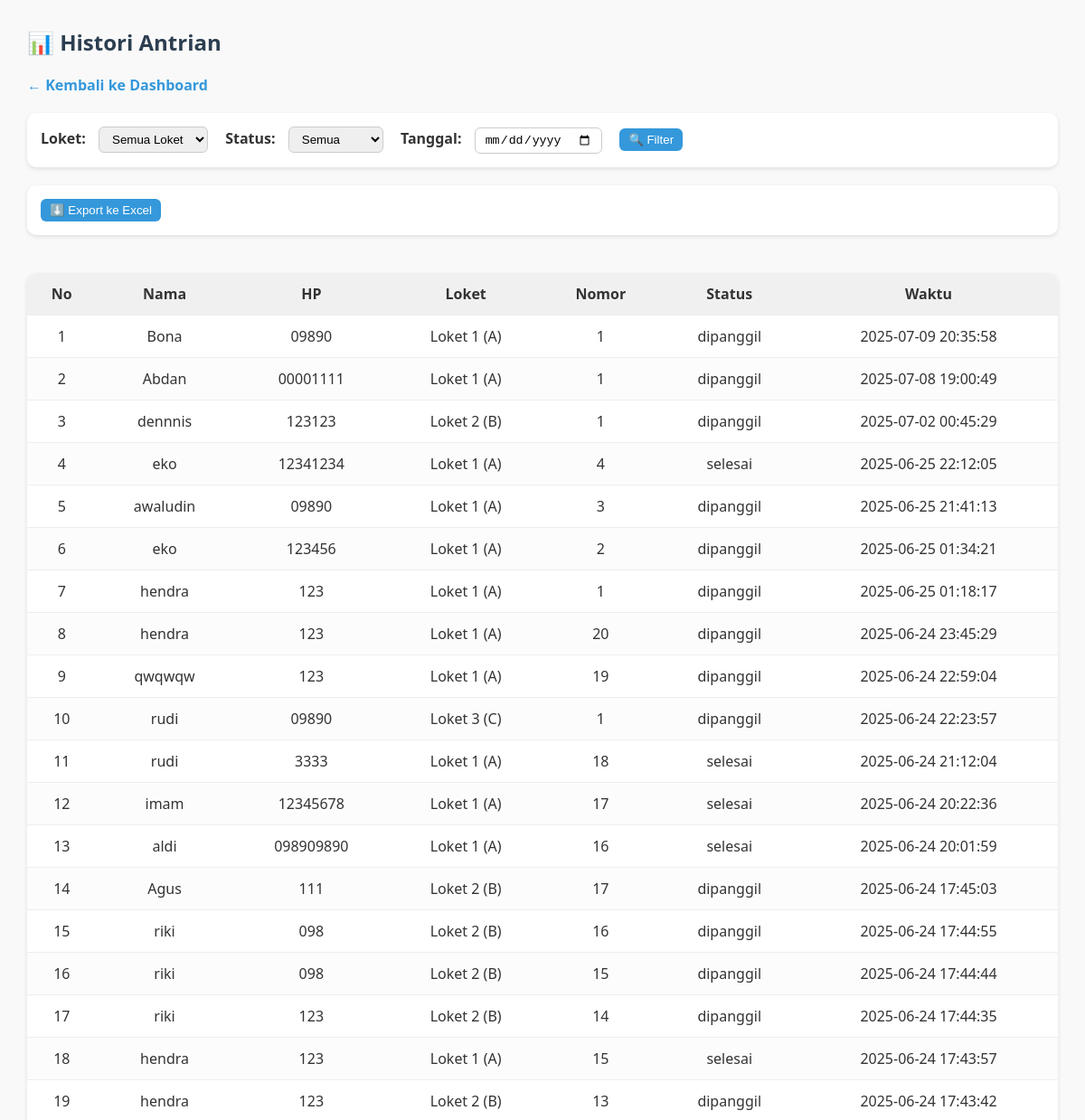
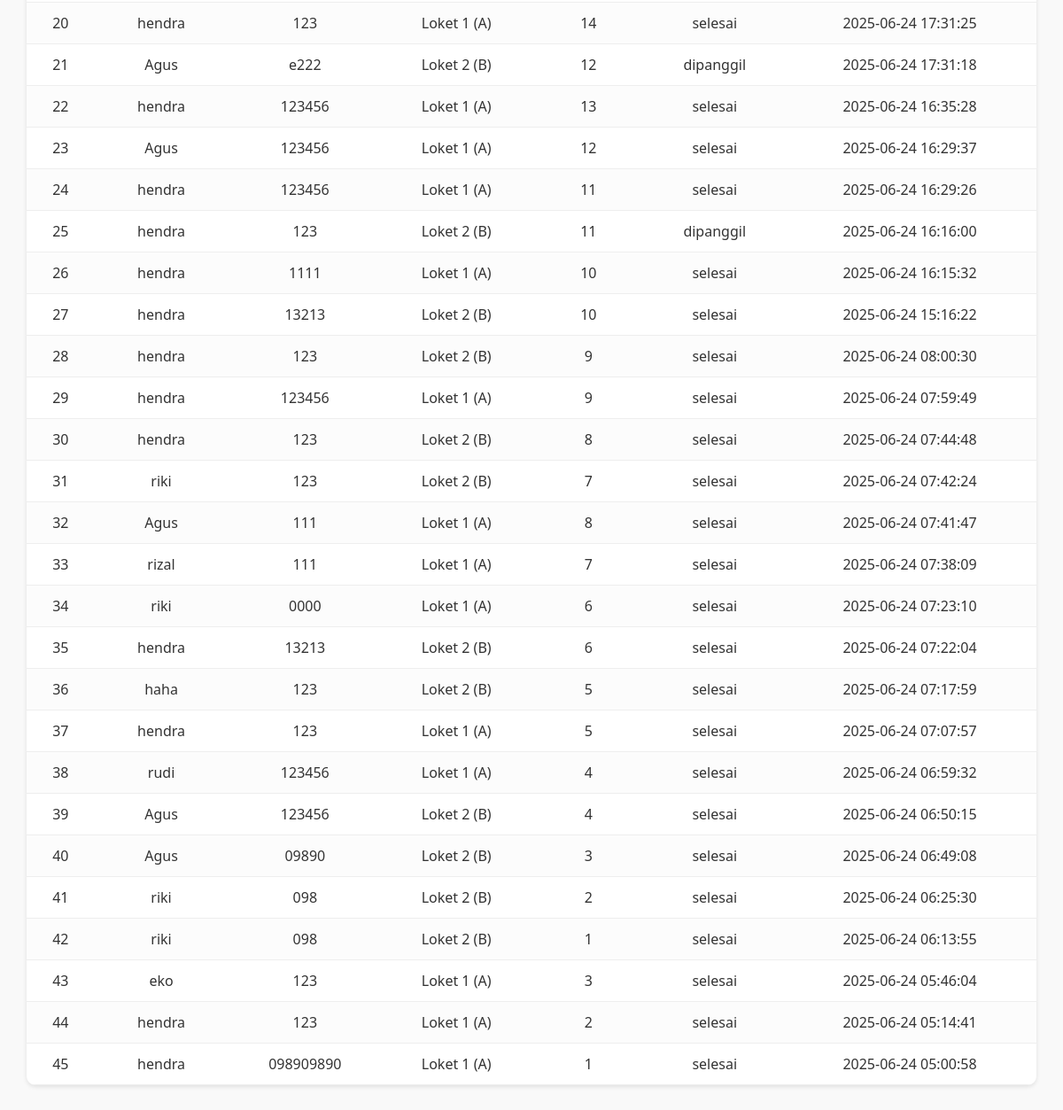
Page /admin/histori (signed in) on the committed database (2 pictures, top to bottom).
### tables this page shows
CREATE TABLE antrian (
    id INTEGER PRIMARY KEY AUTOINCREMENT,
    nama TEXT NOT NULL,
    no_hp TEXT NOT NULL,
    nomor INTEGER NOT NULL,
    loket_id INTEGER NOT NULL,
    status TEXT NOT NULL DEFAULT 'menunggu',
    waktu_masuk DATETIME DEFAULT CURRENT_TIMESTAMP,
    FOREIGN KEY (loket_id) REFERENCES loket(id)
);

CREATE TABLE loket (
    id INTEGER PRIMARY KEY AUTOINCREMENT,
    nama TEXT NOT NULL,
    kode TEXT NOT NULL
, kuota_harian INTEGER DEFAULT 50);

### app.py (the view)
@app.route('/admin/histori', methods=['GET', 'POST'])
def admin_histori():
    if 'user_id' not in session or session.get('role') != 'admin':
        return redirect(url_for('login'))
    conn = get_db_connection()
    loket_list = conn.execute("SELECT * FROM loket").fetchall()
    query = """
        SELECT a.*, l.nama AS nama_loket, l.kode AS kode_loket
        FROM antrian a
        JOIN loket l ON a.loket_id = l.id
        WHERE 1=1
    """
    params = []
    selected_loket = request.args.get('loket_id')
    selected_status = request.args.get('status')
    selected_tanggal = request.args.get('tanggal')
    if selected_loket and selected_loket != 'all':
        query += " AND a.loket_id = ?"
        params.append(selected_loket)
    if selected_status and selected_status != 'all':
        query += " AND a.status = ?"
        params.append(selected_status)
    if selected_tanggal:
        query += " AND DATE(a.waktu_masuk) = ?"
        params.append(selected_tanggal)
    query += " ORDER BY a.waktu_masuk DESC"
    antrian_list = conn.execute(query, params).fetchall()
    conn.close()
    return render_template("admin_histori.html",
                           antrian_list=antrian_list,
                           loket_list=loket_list,
                           selected_loket=selected_loket,
                           selected_status=selected_status,
                           selected_tanggal=selected_tanggal)

### app.py (called while the page is built)
def get_db_connection():
    conn = sqlite3.connect('database.db')
    conn.row_factory = sqlite3.Row
    return conn

### templates/admin_histori.html (shortened to what this page needs)
<!DOCTYPE html>
<html>
<head>
</head>
<body>
    <h2>📊 Histori Antrian</h2>
    <a href="{{ url_for('admin_dashboard') }}" class="back-link">← Kembali ke Dashboard</a>
    <form method="get">
        <label>Loket:</label>
        <select name="loket_id">
            <option value="all">Semua Loket</option>
        </select>
        <label>Status:</label>
        <select name="status">
            <option value="all">Semua</option>
        </select>
        <label>Tanggal:</label>
        <input type="date" name="tanggal" value="{{ selected_tanggal }}">
        <button type="submit">🔍 Filter</button>
    </form>
    <form method="get" action="{{ url_for('export_histori_excel') }}">
        <button type="submit">⬇️ Export ke Excel</button>
    </form>
    <br>
    <table>
        <thead>
            <tr>
                <th>No</th>
                <th>Nama</th>
                <th>HP</th>
                <th>Loket</th>
                <th>Nomor</th>
                <th>Status</th>
                <th>Waktu</th>
            </tr>
        </thead>
        <tbody>
            {% for a in antrian_list %}
            <tr>
                <td>{{ loop.index }}</td>
                <td>{{ a.nama }}</td>
                <td>{{ a.no_hp }}</td>
                <td>{{ a.nama_loket }} ({{ a.kode_loket }})</td>
                <td>{{ a.nomor }}</td>
                <td>{{ a.status }}</td>
                <td>{{ a.waktu_masuk }}</td>
            </tr>
            {% else %}
            <tr>
                <td colspan="7">Belum ada data</td>
            </tr>
            {% endfor %}
        </tbody>
    </table>
</body>
</html>

### templates/admin_histori.html (style rules this page uses)
body { font-family: 'Segoe UI', sans-serif; background-color: #f9f9f9; margin: 30px; color: #333; }
h2 { color: #2c3e50; }
form { background: #fff; padding: 15px; border-radius: 10px; box-shadow: 0 2px 5px rgba(0,0,0,0.1); margin-bottom: 20px; }
label { margin-right: 10px; font-weight: bold; }
select, input[type="date"], button { margin-right: 15px; padding: 5px 10px; border-radius: 6px; border: 1px solid #ccc; }
button { background-color: #3498db; color: white; border: none; cursor: pointer; }
table { width: 100%; border-collapse: collapse; background-color: #fff; border-radius: 10px; overflow: hidden; box-shadow: 0 2px 5px rgba(0,0,0,0.1); }
th, td { padding: 12px; text-align: center; border-bottom: 1px solid #eee; }
th { background-color: #f0f0f0; color: #333; }
tr:nth-child(even) { background-color: #fcfcfc; }
.back-link { display: inline-block; margin-bottom: 20px; text-decoration: none; color: #3498db; font-weight: bold; }

### rows in the picture
antrian: nama "Bona", no_hp "09890", nama_loket "Loket 1", kode_loket "A", nomor "1", status "dipanggil", waktu_masuk "2025-07-09 20:35:58"
antrian: nama "Abdan", no_hp "00001111", nama_loket "Loket 1", kode_loket "A", nomor "1", status "dipanggil", waktu_masuk "2025-07-08 19:00:49"
antrian: nama "dennnis", no_hp "123123", nama_loket "Loket 2", kode_loket "B", nomor "1", status "dipanggil", waktu_masuk "2025-07-02 00:45:29"
antrian: nama "eko", no_hp "12341234", nama_loket "Loket 1", kode_loket "A", nomor "4", status "selesai", waktu_masuk "2025-06-25 22:12:05"
antrian: nama "awaludin", no_hp "09890", nama_loket "Loket 1", kode_loket "A", nomor "3", status "dipanggil", waktu_masuk "2025-06-25 21:41:13"
antrian: nama "eko", no_hp "123456", nama_loket "Loket 1", kode_loket "A", nomor "2", status "dipanggil", waktu_masuk "2025-06-25 01:34:21"
antrian: nama "hendra", no_hp "123", nama_loket "Loket 1", kode_loket "A", nomor "1", status "dipanggil", waktu_masuk "2025-06-25 01:18:17"
antrian: nama "hendra", no_hp "123", nama_loket "Loket 1", kode_loket "A", nomor "20", status "dipanggil", waktu_masuk "2025-06-24 23:45:29"
antrian: nama "qwqwqw", no_hp "123", nama_loket "Loket 1", kode_loket "A", nomor "19", status "dipanggil", waktu_masuk "2025-06-24 22:59:04"
antrian: nama "rudi", no_hp "09890", nama_loket "Loket 3", kode_loket "C", nomor "1", status "dipanggil", waktu_masuk "2025-06-24 22:23:57"
antrian: nama "rudi", no_hp "3333", nama_loket "Loket 1", kode_loket "A", nomor "18", status "selesai", waktu_masuk "2025-06-24 21:12:04"
antrian: nama "imam", no_hp "12345678", nama_loket "Loket 1", kode_loket "A", nomor "17", status "selesai", waktu_masuk "2025-06-24 20:22:36"
antrian: nama "aldi", no_hp "098909890", nama_loket "Loket 1", kode_loket "A", nomor "16", status "selesai", waktu_masuk "2025-06-24 20:01:59"
antrian: nama "Agus", no_hp "111", nama_loket "Loket 2", kode_loket "B", nomor "17", status "dipanggil", waktu_masuk "2025-06-24 17:45:03"
antrian: nama "riki", no_hp "098", nama_loket "Loket 2", kode_loket "B", nomor "16", status "dipanggil", waktu_masuk "2025-06-24 17:44:55"
antrian: nama "riki", no_hp "098", nama_loket "Loket 2", kode_loket "B", nomor "15", status "dipanggil", waktu_masuk "2025-06-24 17:44:44"
antrian: nama "riki", no_hp "123", nama_loket "Loket 2", kode_loket "B", nomor "14", status "dipanggil", waktu_masuk "2025-06-24 17:44:35"
antrian: nama "hendra", no_hp "123", nama_loket "Loket 1", kode_loket "A", nomor "15", status "selesai", waktu_masuk "2025-06-24 17:43:57"
antrian: nama "hendra", no_hp "123", nama_loket "Loket 2", kode_loket "B", nomor "13", status "dipanggil", waktu_masuk "2025-06-24 17:43:42"
antrian: nama "hendra", no_hp "123", nama_loket "Loket 1", kode_loket "A", nomor "14", status "selesai", waktu_masuk "2025-06-24 17:31:25"
antrian: nama "Agus", no_hp "e222", nama_loket "Loket 2", kode_loket "B", nomor "12", status "dipanggil", waktu_masuk "2025-06-24 17:31:18"
antrian: nama "hendra", no_hp "123456", nama_loket "Loket 1", kode_loket "A", nomor "13", status "selesai", waktu_masuk "2025-06-24 16:35:28"
antrian: nama "Agus", no_hp "123456", nama_loket "Loket 1", kode_loket "A", nomor "12", status "selesai", waktu_masuk "2025-06-24 16:29:37"
antrian: nama "hendra", no_hp "123456", nama_loket "Loket 1", kode_loket "A", nomor "11", status "selesai", waktu_masuk "2025-06-24 16:29:26"
antrian: nama "hendra", no_hp "123", nama_loket "Loket 2", kode_loket "B", nomor "11", status "dipanggil", waktu_masuk "2025-06-24 16:16:00"
antrian: nama "hendra", no_hp "1111", nama_loket "Loket 1", kode_loket "A", nomor "10", status "selesai", waktu_masuk "2025-06-24 16:15:32"
antrian: nama "hendra", no_hp "13213", nama_loket "Loket 2", kode_loket "B", nomor "10", status "selesai", waktu_masuk "2025-06-24 15:16:22"
antrian: nama "hendra", no_hp "123", nama_loket "Loket 2", kode_loket "B", nomor "9", status "selesai", waktu_masuk "2025-06-24 08:00:30"
antrian: nama "hendra", no_hp "123456", nama_loket "Loket 1", kode_loket "A", nomor "9", status "selesai", waktu_masuk "2025-06-24 07:59:49"
antrian: nama "hendra", no_hp "123", nama_loket "Loket 2", kode_loket "B", nomor "8", status "selesai", waktu_masuk "2025-06-24 07:44:48"
antrian: nama "riki", no_hp "123", nama_loket "Loket 2", kode_loket "B", nomor "7", status "selesai", waktu_masuk "2025-06-24 07:42:24"
antrian: nama "Agus", no_hp "111", nama_loket "Loket 1", kode_loket "A", nomor "8", status "selesai", waktu_masuk "2025-06-24 07:41:47"
antrian: nama "rizal", no_hp "111", nama_loket "Loket 1", kode_loket "A", nomor "7", status "selesai", waktu_masuk "2025-06-24 07:38:09"
antrian: nama "riki", no_hp "0000", nama_loket "Loket 1", kode_loket "A", nomor "6", status "selesai", waktu_masuk "2025-06-24 07:23:10"
antrian: nama "hendra", no_hp "13213", nama_loket "Loket 2", kode_loket "B", nomor "6", status "selesai", waktu_masuk "2025-06-24 07:22:04"
antrian: nama "haha", no_hp "123", nama_loket "Loket 2", kode_loket "B", nomor "5", status "selesai", waktu_masuk "2025-06-24 07:17:59"
antrian: nama "hendra", no_hp "123", nama_loket "Loket 1", kode_loket "A", nomor "5", status "selesai", waktu_masuk "2025-06-24 07:07:57"
antrian: nama "rudi", no_hp "123456", nama_loket "Loket 1", kode_loket "A", nomor "4", status "selesai", waktu_masuk "2025-06-24 06:59:32"
antrian: nama "Agus", no_hp "123456", nama_loket "Loket 2", kode_loket "B", nomor "4", status "selesai", waktu_masuk "2025-06-24 06:50:15"
antrian: nama "Agus", no_hp "09890", nama_loket "Loket 2", kode_loket "B", nomor "3", status "selesai", waktu_masuk "2025-06-24 06:49:08"
antrian: nama "riki", no_hp "098", nama_loket "Loket 2", kode_loket "B", nomor "2", status "selesai", waktu_masuk "2025-06-24 06:25:30"
antrian: nama "riki", no_hp "098", nama_loket "Loket 2", kode_loket "B", nomor "1", status "selesai", waktu_masuk "2025-06-24 06:13:55"
antrian: nama "eko", no_hp "123", nama_loket "Loket 1", kode_loket "A", nomor "3", status "selesai", waktu_masuk "2025-06-24 05:46:04"
antrian: nama "hendra", no_hp "123", nama_loket "Loket 1", kode_loket "A", nomor "2", status "selesai", waktu_masuk "2025-06-24 05:14:41"
antrian: nama "hendra", no_hp "098909890", nama_loket "Loket 1", kode_loket "A", nomor "1", status "selesai", waktu_masuk "2025-06-24 05:00:58"
